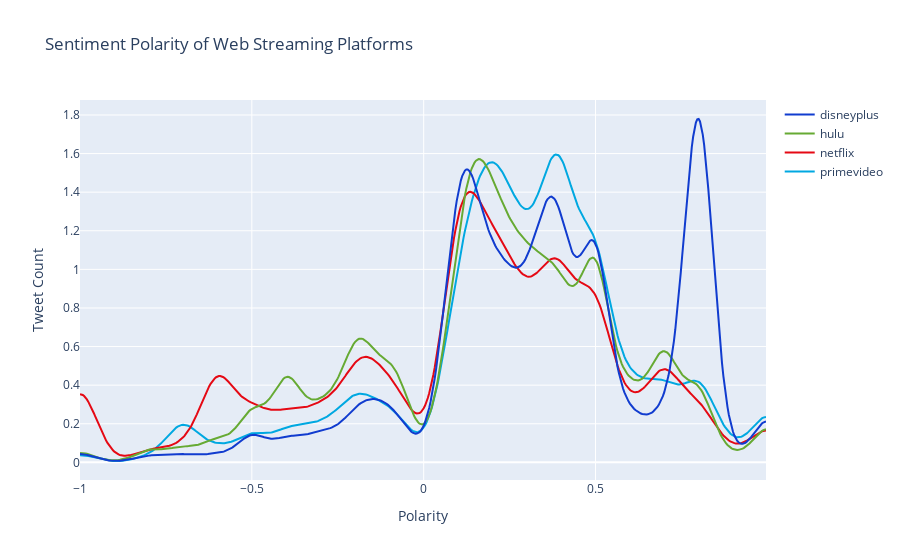

Source (notebook cell):
### Markdown cell above
##### Sentiment Analysis of tweets related to each streaming platform

### Code cell
# Used plotly to plot a grouped dataframe columns as frequency distributions
import plotly.figure_factory as ff

combined_polarity_list = []
for platform in (primevideo_df, netflix_df, hulu_df, disneyplus_df):
    platform.loc[(platform['polarity'].values >= 0.05) | (platform['polarity'].values <= -0.05), 'polarity']
    combined_polarity_list.append(platform.loc[(platform['polarity'].values >= 0.05) | (platform['polarity'].values <= -0.05), 'polarity'].values)
    
fig = ff.create_distplot(combined_polarity_list, streaming_platforms, show_hist = False, show_rug = False, colors=colors)
fig.update_layout(title = 'Sentiment Polarity of Web Streaming Platforms', xaxis_title = 'Polarity', yaxis_title = 'Tweet Count')
fig.show()
fig.write_image('SentimentPolarity.jpg')

### Figure 1 — Plotly figure (JSON) as saved in the notebook; plotly's stock layout.template omitted (floating-point values rounded to 4 significant figures; data arrays with more than 128 entries replaced by an {"elided": "..."} marker saying what was removed)
{"data": [{"legendgroup": "primevideo", "marker": {"color": "#00A8E1"}, "mode": "lines", "name": "primevideo", "showlegend": true, "type": "scatter", "x": {"elided": "500 float values"}, "xaxis": "x", "y": {"elided": "500 float values"}, "yaxis": "y"}, {"legendgroup": "netflix", "marker": {"color": "#E50914"}, "mode": "lines", "name": "netflix", "showlegend": true, "type": "scatter", "x": {"elided": "500 float values"}, "xaxis": "x", "y": {"elided": "500 float values"}, "yaxis": "y"}, {"legendgroup": "hulu", "marker": {"color": "#66AA33"}, "mode": "lines", "name": "hulu", "showlegend": true, "type": "scatter", "x": {"elided": "500 float values"}, "xaxis": "x", "y": {"elided": "500 float values"}, "yaxis": "y"}, {"legendgroup": "disneyplus", "marker": {"color": "#113CCF"}, "mode": "lines", "name": "disneyplus", "showlegend": true, "type": "scatter", "x": {"elided": "500 float values"}, "xaxis": "x", "y": {"elided": "500 float values"}, "yaxis": "y"}], "layout": {"barmode": "overlay", "hovermode": "closest", "legend": {"traceorder": "reversed"}, "title": {"text": "Sentiment Polarity of Web Streaming Platforms"}, "xaxis": {"anchor": "y2", "domain": [0, 1], "title": {"text": "Polarity"}, "zeroline": false}, "yaxis": {"anchor": "free", "domain": [0, 1], "position": 0, "title": {"text": "Tweet Count"}}}}
